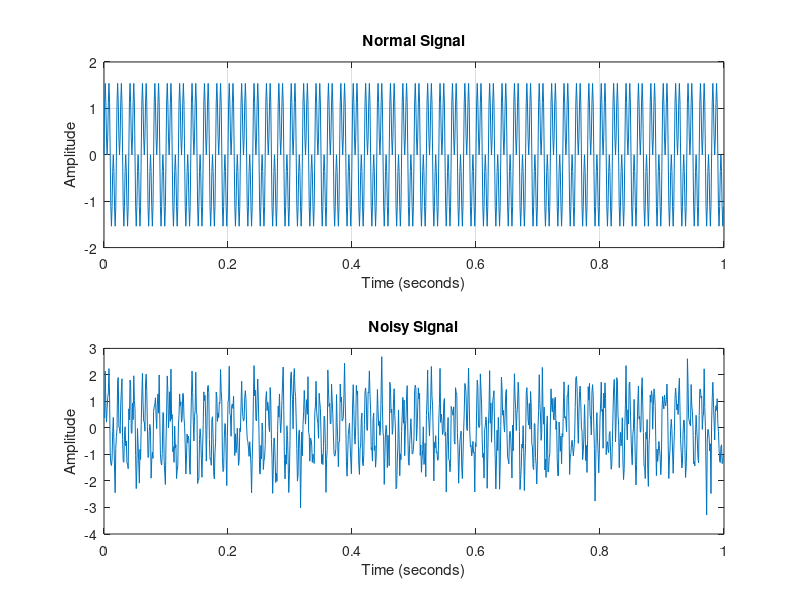
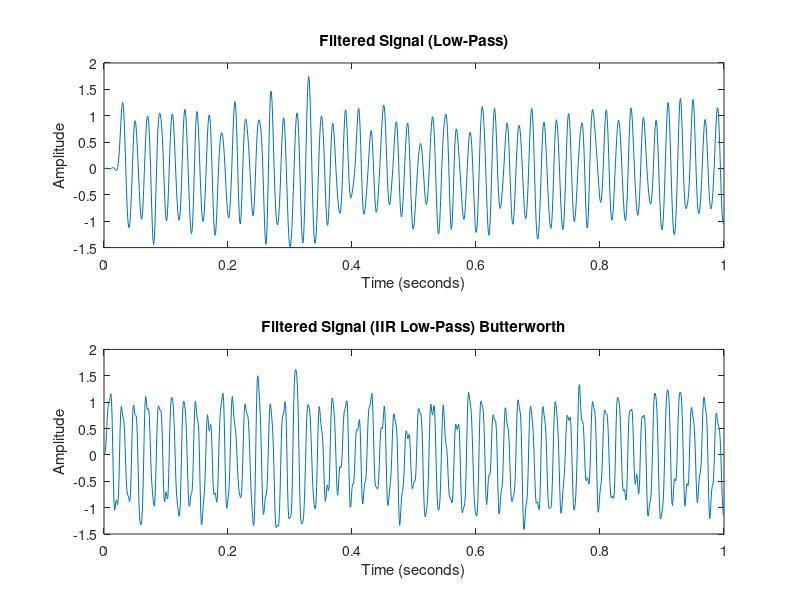
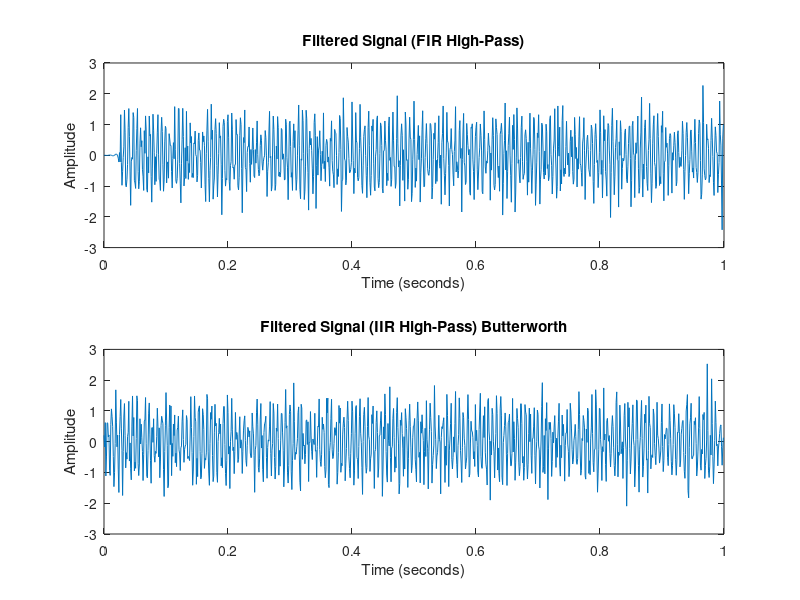
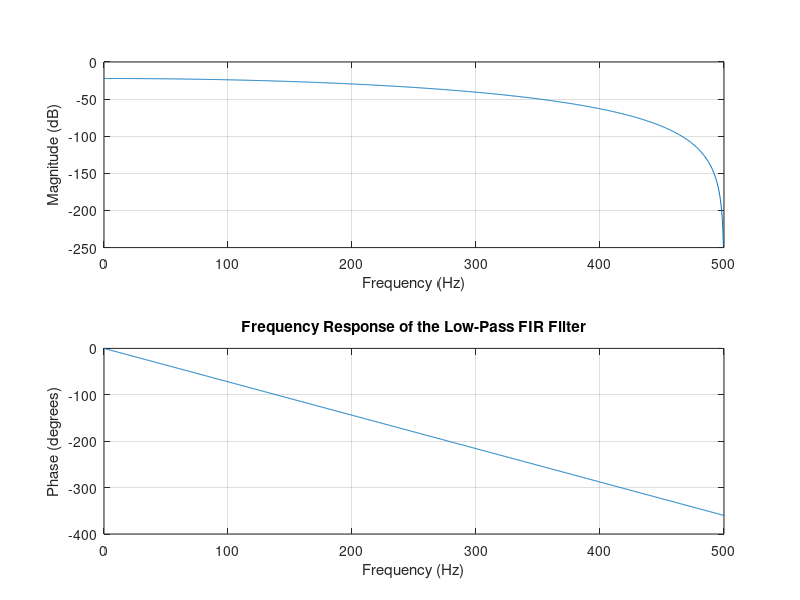

MATLAB code for these plots, in order:
%task1
clc;
%creating noisy signal
fs = 1000;
t = 0:1/fs:1-1/fs;
f1 = 50;
f2 = 150;
x = sin(2*pi*f1*t) + sin(2*pi*f2*t);
noise = 0.5*randn(size(t));
x_noisy = x + noise;
figure;
subplot(2,1,1);
plot(t,x);title('Normal Signal'); grid on;xlabel('Time (seconds)');ylabel('Amplitude');

subplot(2,1,2);
plot(t, x_noisy);title('Noisy Signal');xlabel('Time (seconds)');ylabel('Amplitude');


% Low-pass filter
figure;
cutoff_freq = 100; % Low-pass filter cutoff frequency
order = 50;
b = fir1(order, cutoff_freq/(fs/2));
x_filtered = filter(b, 1, x_noisy);

subplot(2,1,1);
plot(t, x_filtered);title('Filtered Signal (Low-Pass)');xlabel('Time (seconds)');ylabel('Amplitude');

[b, a] = butter(4, cutoff_freq/(fs/2));
x_filtered_iir = filter(b, a, x_noisy);

subplot(2,1,2);
plot(t, x_filtered_iir);
title('Filtered Signal (IIR Low-Pass) Butterworth');xlabel('Time (seconds)');ylabel('Amplitude');

% High-pass filter
cutoff_freq_highpass = 100; % High-pass filter cutoff frequency
order = 50;

% FIR High-pass Filter
b_hp = fir1(order, cutoff_freq_highpass/(fs/2), 'high');
x_filtered_hp = filter(b_hp, 1, x_noisy);

% IIR High-pass Filter
[b_hp_iir, a_hp_iir] = butter(4, cutoff_freq_highpass/(fs/2), 'high');
x_filtered_hp_iir = filter(b_hp_iir, a_hp_iir, x_noisy);

% Plotting the high-pass filtered signals
figure;
subplot(2,1,1);
plot(t, x_filtered_hp);title('Filtered Signal (FIR High-Pass)');xlabel('Time (seconds)');ylabel('Amplitude');

subplot(2,1,2);
plot(t, x_filtered_hp_iir);title('Filtered Signal (IIR High-Pass) Butterworth');xlabel('Time (seconds)');ylabel('Amplitude');

% Frequency response of low-pass filter
figure;
freqz(b, 1, 1024, fs);
title('Frequency Response of the Low-Pass FIR Filter');

% Frequency response of high-pass filter
figure;
freqz(b_hp_iir, 1, 1024, fs);
title('Frequency Response of the High-Pass IIR Filter');

% Frequency domain
% Angle phase response abs for magnitude

X_noisy = abs(fft(x_noisy));
X_filtered = abs(fft(x_filtered));
X_original = abs(fft(x));

X_filtered_hp = abs(fft(x_filtered_hp));
X_filtered_hp_iir = abs(fft(x_filtered_hp_iir));

n = length(t);
f = (0:n-1) * fs/n; % Frequency vector

figure;

subplot(2,2,1);
plot(f, X_original);
title('Magnitude Spectrum of Original Signal');xlabel('Frequency (Hz)');ylabel('Magnitude');

subplot(2,2,2);
plot(f, X_noisy);
title('Magnitude Spectrum of Noisy Signal');xlabel('Frequency (Hz)');ylabel('Magnitude');

subplot(2,2,3);
plot(f, X_filtered);
title('Magnitude Spectrum of Filtered Signal');xlabel('Frequency (Hz)');ylabel('Magnitude');

subplot(2,2,4);
plot(f, X_filtered_hp);title('Magnitude Spectrum of High-Pass FIR Filtered Signal');xlabel('Frequency (Hz)');ylabel('Magnitude');
